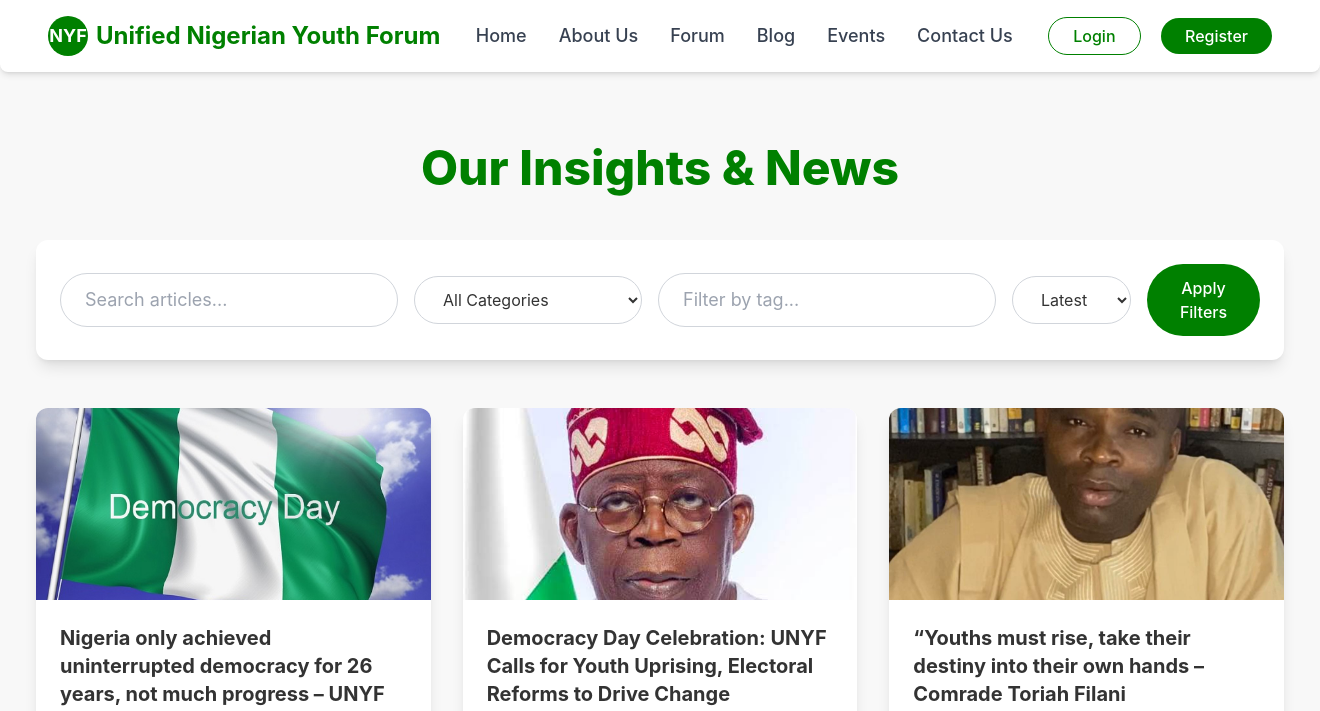
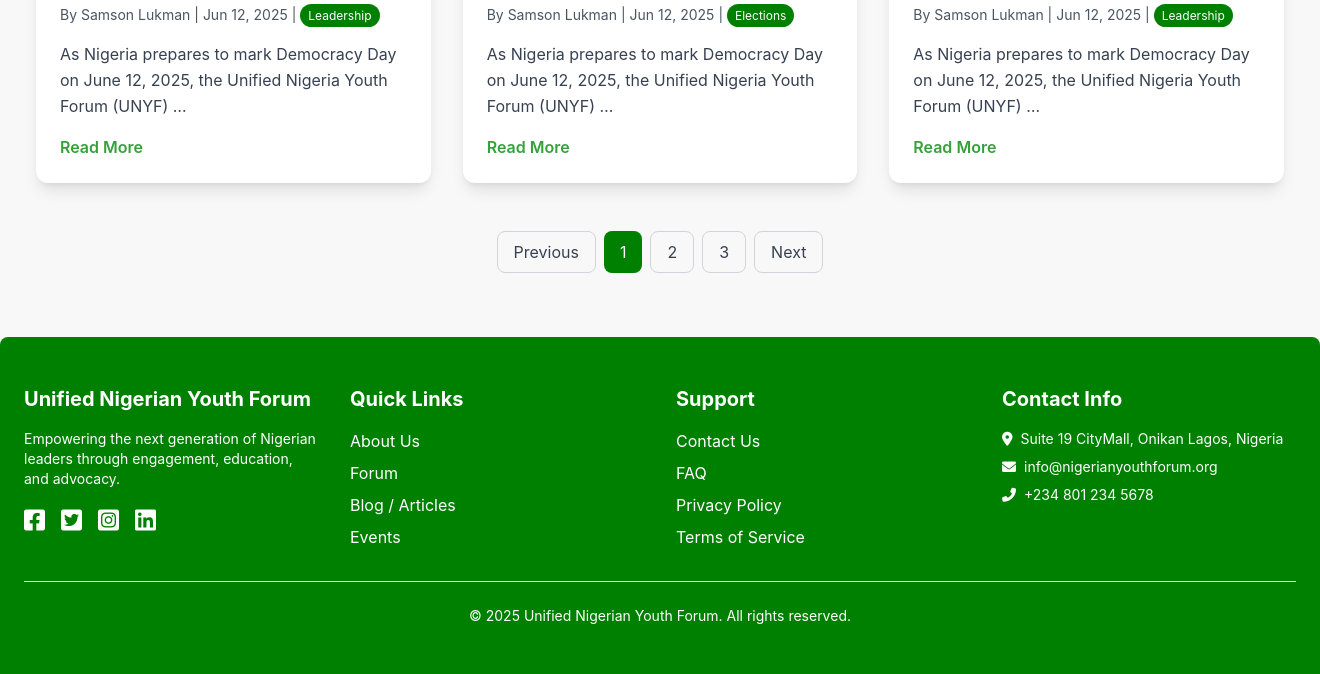
The page /blog/ on the database as committed earlier (2 pictures, top to bottom).
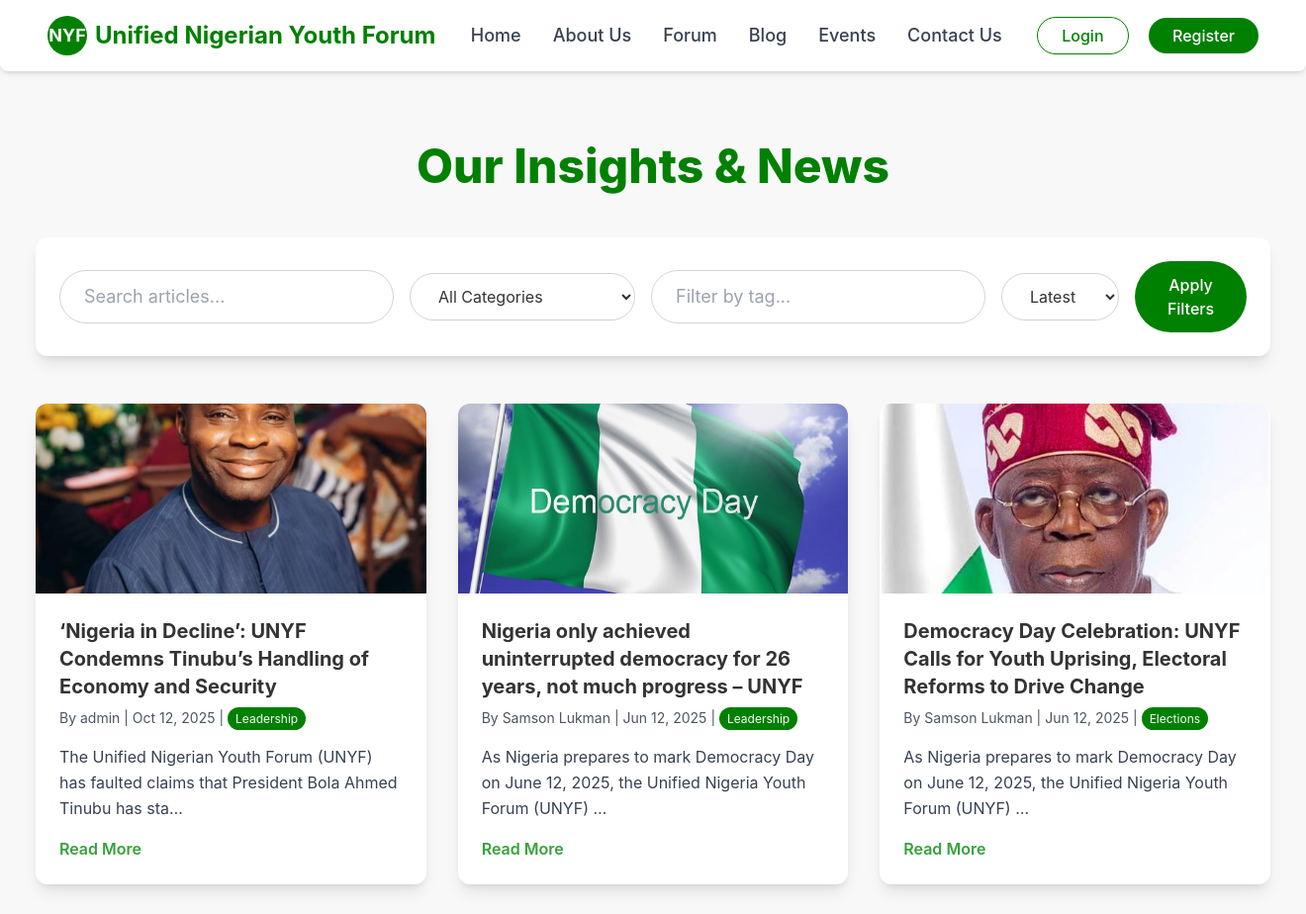
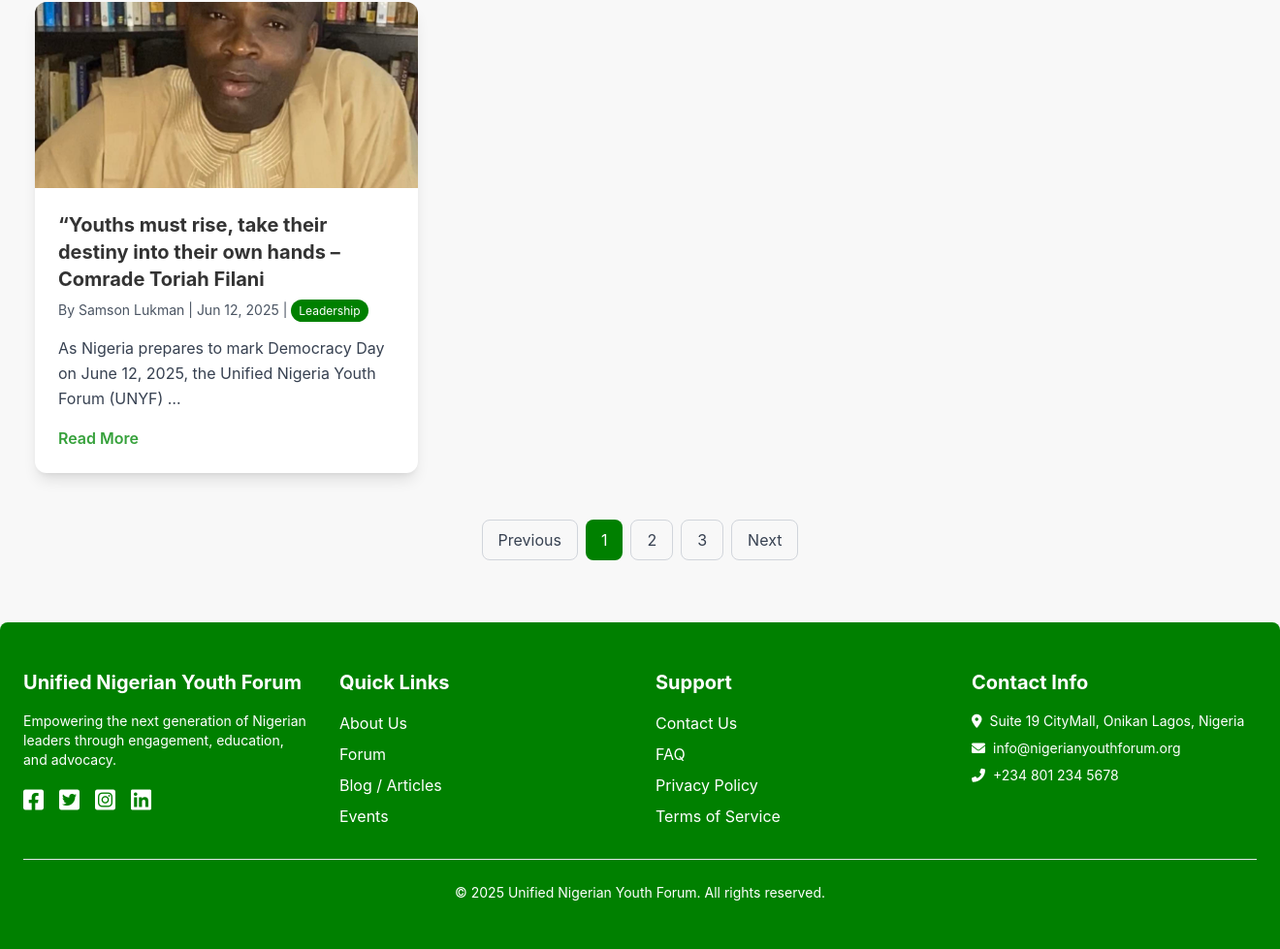
The same page on the database as committed later (2 pictures, top to bottom).
### app/models.py (models this page shows, shortened)
class Article(models.Model):
    title = models.CharField(max_length=255)
    slug = models.SlugField(max_length=255, unique=True, blank=True, null=True) # TEMPORARILY ADD null=True
    content = models.TextField()
    author = models.ForeignKey(User, on_delete=models.SET_NULL, null=True, related_name='articles')
    featured_image = models.ImageField(upload_to='articles/', blank=True, null=True)
    image = models.ImageField(upload_to='articles/', blank=True, null=True) # This seems duplicate with featured_image, consider removing one.
    category = models.CharField(
        max_length=50,
        choices=[
            ('elections', 'Elections'),
            ('leadership', 'Leadership'),
            ('economy', 'Economy'),
            ('youth_empowerment', 'Youth Empowerment'),
            ('general', 'General'),
        ],
        default='general'
    )
    tags = models.CharField(max_length=255, blank=True, help_text="Comma-separated tags (e.g., policy, governance)")
    is_published = models.BooleanField(default=False)
    published_at = models.DateTimeField(null=True, blank=True)
    created_at = models.DateTimeField(auto_now_add=True)
    updated_at = models.DateTimeField(auto_now=True)
    class Meta:
        ordering = ['-published_at', '-created_at']

class User(AbstractUser):
    phone_number = models.CharField(max_length=15, blank=True, null=True)
    bio = models.TextField(blank=True, null=True)
    profile_pics = models.ImageField(upload_to='profile_pics/', blank=True, null=True,
                                     help_text="User's profile picture.")

### app/views.py (the view)
# urls.py: path('blog/', views.article_list_view, name='article_list'),
def article_list_view(request):
    articles = Article.objects.filter(is_published=True).order_by('-published_at')
    query = request.GET.get('q')
    category = request.GET.get('category')
    tag = request.GET.get('tag')
    if query:
        articles = articles.filter(title__icontains=query)
    if category and category != 'all':
        articles = articles.filter(category=category)
    if tag:
        articles = articles.filter(tags__icontains=tag)
    context = {
        'articles': articles,
        'current_query': query,
        'current_category': category,
        'current_tag': tag,
        'categories': Article.category.field.choices,
    }
    return render(request, 'app/article_list.html', context)

### app/templates/app/article_list.html (shortened to what this page needs)
{% extends 'app/layout.html' %}
{% block content %}
    <div class="container mx-auto px-4 py-16">
        <h1 class="text-5xl font-extrabold text-primary-green text-center mb-12">Our Insights & News</h1>
        <div class="flex flex-col md:flex-row justify-between items-center bg-white rounded-xl shadow-lg p-6 mb-12">
            <form method="get" action="{% url 'article_list' %}" class="w-full flex flex-col md:flex-row items-center justify-between gap-4">
                <input type="text" name="q" placeholder="Search articles..." class="flex-grow px-6 py-3 border border-gray-300 rounded-full focus:outline-none focus:border-primary-green transition-colors text-lg" value="{{ current_query|default:'' }}">
                <select name="category" class="px-6 py-3 border border-gray-300 rounded-full focus:outline-none focus:border-primary-green bg-white text-dark-text">
                    <option value="all">All Categories</option>
                </select>
                <input type="text" name="tag" placeholder="Filter by tag..." class="px-6 py-3 border border-gray-300 rounded-full focus:outline-none focus:border-primary-green transition-colors text-lg" value="{{ current_tag|default:'' }}">
                <select name="sort" class="px-6 py-3 border border-gray-300 rounded-full focus:outline-none focus:border-primary-green bg-white text-dark-text">
                    <option value="latest">Latest</option>
                </select>
                <button type="submit" class="bg-primary-green text-white px-6 py-3 rounded-full hover:bg-secondary-green transition-colors font-medium">Apply Filters</button>
            </form>
        </div>
        <div class="grid grid-cols-1 md:grid-cols-2 lg:grid-cols-3 gap-8">
            {% for article in articles %}
            <div class="bg-white rounded-xl shadow-lg overflow-hidden transform hover:scale-105 transition-transform duration-300">
                <a href="{% url 'article_detail' slug=article.slug %}">
                {% if article.featured_image %}
                    <img src="{{ article.featured_image.url }}" alt="{{ article.title }} Thumbnail" class="w-full h-48 object-cover">
                {% else %}
                    <img src="https://placehold.co/600x400/008000/FFFFFF?text={{ article.title|truncatechars:15 }}" alt="Placeholder" class="w-full h-48 object-cover">
                {% endif %}
                <div class="p-6">
                    <h3 class="text-xl font-bold text-dark-text mb-2">{{ article.title }}</h3>
                    <p class="text-gray-600 text-sm mb-4">
                        By {{ article.author.get_full_name|default:article.author.username }} | {{ article.published_at|date:"M d, Y" }} |
                        <span class="bg-primary-green text-white text-xs px-2 py-1 rounded-full">{{ article.get_category_display }}</span>
                    </p>
                    <p class="text-gray-700 leading-relaxed mb-4">{{ article.content|truncatechars:100 }}</p>
                    <span class="text-secondary-green font-semibold hover:underline">Read More</span>
                    </a>
                </div>
            </div>
            {% empty %}
            <p class="col-span-full text-center text-gray-600">No articles found matching your criteria.</p>
            {% endfor %}
        <div class="flex justify-center space-x-2 mt-12">
            <button class="px-4 py-2 border border-gray-300 rounded-lg text-gray-700 hover:bg-gray-100">Previous</button>
            <button class="px-4 py-2 bg-primary-green text-white rounded-lg">1</button>
            <button class="px-4 py-2 border border-gray-300 rounded-lg text-gray-700 hover:bg-gray-100">2</button>
            <button class="px-4 py-2 border border-gray-300 rounded-lg text-gray-700 hover:bg-gray-100">3</button>
            <button class="px-4 py-2 border border-gray-300 rounded-lg text-gray-700 hover:bg-gray-100">Next</button>
        </div>
{% endblock %}

Rows that differ between the two databases and show on the page:
added Article: featured_image (picture), title "‘Nigeria in Decline’: UNYF Condemns Tinubu’s Handling of Economy and Security", author.get_full_name "admin", published_at "Oct 12, 2025", category "Leadership", content "The Unified Nigerian Youth Forum (UNYF) has faulted claims that President Bola Ahmed Tinubu has sta…"
